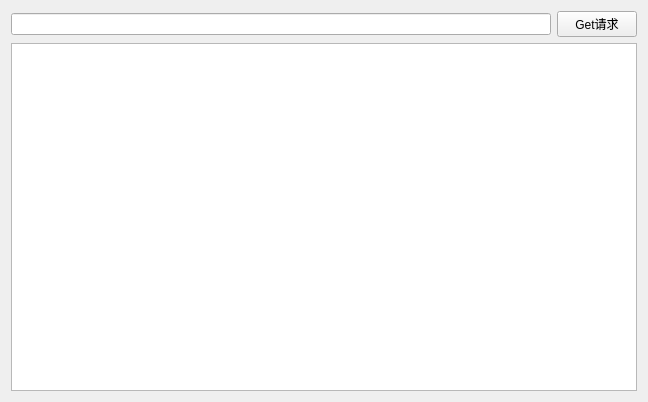
<?xml version="1.0" encoding="UTF-8"?>
<ui version="4.0">
 <class>MainWindow</class>
 <widget class="QMainWindow" name="MainWindow">
  <property name="geometry">
   <rect>
    <x>0</x>
    <y>0</y>
    <width>648</width>
    <height>402</height>
   </rect>
  </property>
  <property name="windowTitle">
   <string>Qt调用HTTP请求的实例</string>
  </property>
  <widget class="QWidget" name="centralWidget">
   <layout class="QGridLayout" name="gridLayout">
    <item row="0" column="0">
     <widget class="QLineEdit" name="lineEdit"/>
    </item>
    <item row="0" column="1">
     <widget class="QPushButton" name="pushButton">
      <property name="text">
       <string>Get请求</string>
      </property>
     </widget>
    </item>
    <item row="1" column="0" colspan="2">
     <widget class="QTextEdit" name="textEdit"/>
    </item>
   </layout>
  </widget>
 </widget>
 <layoutdefault spacing="6" margin="11"/>
 <resources/>
 <connections/>
</ui>
